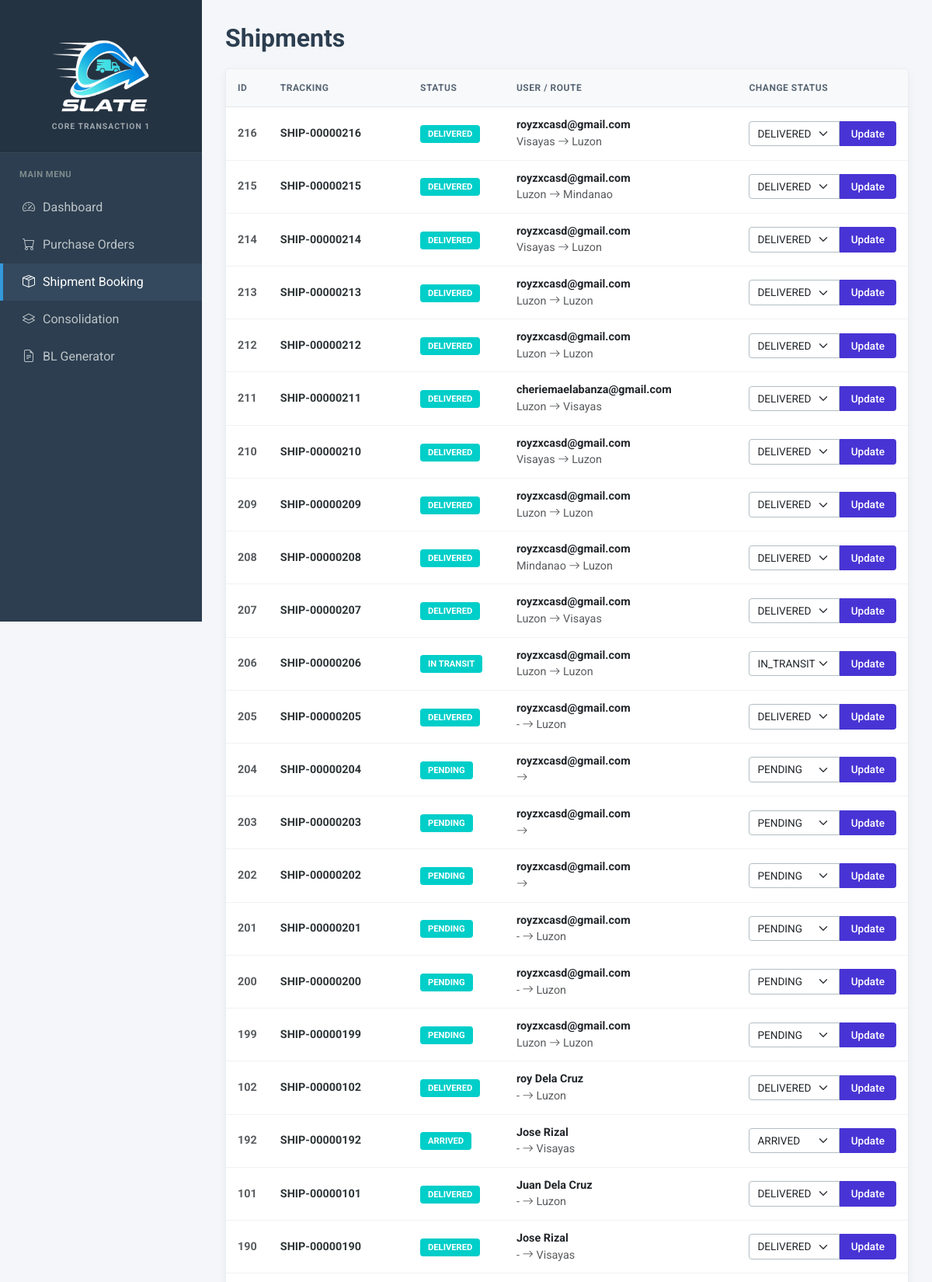
The page /driver_portal.php (signed in, upper part) on the database its author committed.
### tables this page shows
CREATE TABLE `shipments` (
  `id` int(11) NOT NULL,
  `contract_number` varchar(50) DEFAULT NULL,
  `user_id` int(11) NOT NULL,
  `sender_name` varchar(100) NOT NULL,
  `sender_contact` varchar(50) DEFAULT NULL,
  `receiver_name` varchar(100) NOT NULL,
  `receiver_contact` varchar(50) DEFAULT NULL,
  `origin_address` varchar(255) DEFAULT NULL,
  `destination_address` varchar(255) DEFAULT NULL,
  `origin_island` varchar(50) DEFAULT NULL,
  `specific_address` text DEFAULT NULL,
  `address` varchar(255) DEFAULT NULL,
  `weight` decimal(10,2) NOT NULL,
  `package_type` varchar(50) DEFAULT NULL,
  `package_description` text NOT NULL,
  `distance_km` decimal(10,2) DEFAULT 0.00,
  `price` decimal(10,2) DEFAULT 0.00,
  `sla_agreement` text DEFAULT NULL,
  `payment_method` varchar(50) DEFAULT 'Unspecified',
  `bank_name` varchar(50) DEFAULT NULL,
  `status` varchar(50) DEFAULT 'Pending',
  `payment_status` varchar(50) DEFAULT 'Pending',
  `sla_status` enum('Met','Breached','Pending') DEFAULT 'Pending',
  `proof_image` varchar(255) DEFAULT NULL,
  `created_at` timestamp NOT NULL DEFAULT current_timestamp(),
  `ip_address` varchar(45) DEFAULT NULL,
  `ai_estimated_time` varchar(100) DEFAULT 'Calculating...',
  `target_delivery_date` datetime DEFAULT NULL,
  `rating` int(11) DEFAULT 0,
  `feedback_text` text DEFAULT NULL,
  `destination_island` varchar(50) DEFAULT 'Luzon',
  `sender_email` varchar(255) DEFAULT NULL,
  `updated_at` timestamp NOT NULL DEFAULT current_timestamp() ON UPDATE current_timestamp()
);

### driver_portal.php (the view, shortened to what this page needs)
<?php
include("connection.php");
$result = mysqli_query($conn, "SELECT * FROM shipments WHERE status != 'Cancelled' ORDER BY created_at DESC");
?>
<!DOCTYPE html>
<html lang="en">
<head>
    <link href="https://cdn.jsdelivr.net/npm/bootstrap@5.3.3/dist/css/bootstrap.min.css" rel="stylesheet">
    <link href="https://cdn.jsdelivr.net/npm/bootstrap-icons@1.11.3/font/bootstrap-icons.css" rel="stylesheet">
</head>
<body>
    <div class="sidebar">
        <div class="logo-area">
            <img src="slateLogo.png" alt="Slate Logo" class="sidebar-logo-img">
            <div class="logo-sub">Core Transaction 1</div>
        </div>
        <div class="nav-category">Main Menu</div>
        <nav>
            <a href="admin.php" class="nav-link"><i class="bi bi-speedometer2"></i> Dashboard</a>
            <a href="#" class="nav-link"><i class="bi bi-cart"></i> Purchase Orders</a>
            <a href="shipment_updater.php" class="nav-link active"><i class="bi bi-box-seam"></i> Shipment Booking</a>
            <a href="#" class="nav-link"><i class="bi bi-layers"></i> Consolidation</a>
            <a href="#" class="nav-link"><i class="bi bi-file-earmark-text"></i> BL Generator</a>
        </nav>
    </div>
    <div class="main-content">
        <div class="page-header">
            <h2>Shipments</h2>
        </div>
        <div class="slate-table-container">
            <table class="table mb-0">
                <thead>
                    <tr>
                        <th style="width: 5%;">ID</th>
                        <th style="width: 25%;">Tracking</th>
                        <th style="width: 15%;">Status</th>
                        <th style="width: 25%;">User / Route</th>
                        <th style="width: 30%;">Change Status</th>
                    </tr>
                </thead>
                <tbody>
                    <?php while($r = mysqli_fetch_assoc($result)):
                        $st = $r['status'];
                        $trackID = "SHIP-" . str_pad($r['id'], 8, "0", STR_PAD_LEFT);
                    ?>
                    <tr>
                        <td class="fw-bold text-muted"><?php echo $r['id']; ?></td>
                        <td class="fw-bold" style="color: #2d3436;"><?php echo $trackID; ?></td>
                        <td><span class="badge-cyan"><?php echo $st; ?></span></td>
                        <td class="text-muted small">
                            <div class="fw-bold text-dark"><?php echo $r['sender_name']; ?></div>
                            <?php echo ($r['origin_island'] ?? '-') . ' <i class="bi bi-arrow-right"></i> ' . ($r['destination_island'] ?? '-'); ?>
                        </td>
                        <td>
                            <form method="POST">
                                <div class="update-group">
                                    <select name="status_select" class="form-select">
                                        <option value="Pending" <?php if($st=='Pending') echo 'selected'; ?>>PENDING</option>
                                        <option value="In Transit" <?php if($st=='In Transit') echo 'selected'; ?>>IN_TRANSIT</option>
                                        <option value="Arrived" <?php if($st=='Arrived') echo 'selected'; ?>>ARRIVED</option>
                                        <option value="Delivered" <?php if($st=='Delivered') echo 'selected'; ?>>DELIVERED</option>
                                    </select>
                                    <button type="submit" name="btn_update" class="btn btn-primary">Update</button>
                                </div>
                            </form>
                        </td>
                    </tr>
                    <?php endwhile; ?>
                </tbody>
            </table>
        </div>
    </div>
</body>
</html>

### driver_portal.php (style rules this page uses)
body { font-family: 'Roboto', sans-serif; background-color: #f4f6f9; margin: 0; overflow-x: hidden; }
.sidebar { width: 260px; height: 100vh; background-color: #2c3e50; color: #ecf0f1; position: fixed; top: 0; left: 0; display: flex; flex-direction: column; z-index: 1000; }
.logo-area { padding: 25px 20px; text-align: center; border-bottom: 1px solid rgba(255,255,255,0.1); background-color: #243342; }
.sidebar-logo-img { max-width: 180px; width: 100%; height: auto; display: block; margin: 0 auto 10px auto; object-fit: contain; }
.logo-sub { font-size: 0.65rem; color: #bdc3c7; text-transform: uppercase; letter-spacing: 1px; margin-top: 5px; opacity: 0.8; font-weight: bold; }
.nav-category { font-size: 0.7rem; text-transform: uppercase; color: #7f8c8d; padding: 20px 25px 10px 25px; font-weight: bold; letter-spacing: 0.5px; }
.nav-link { color: #bdc3c7; padding: 12px 25px; text-decoration: none; display: flex; align-items: center; gap: 10px; font-weight: 400; transition: 0.2s; border-left: 4px solid transparent; }
.nav-link.active { background-color: #34495e; color: white; border-left: 4px solid #3498db; }
.main-content { margin-left: 260px; padding: 30px; }
.page-header h2 { font-weight: 700; color: #2c3e50; margin-bottom: 20px; }
.slate-table-container { background: white; border-radius: 6px; box-shadow: 0 4px 12px rgba(0,0,0,0.05); overflow: hidden; border: 1px solid #eaedf1; }
.table thead th { background-color: #f8f9fa; color: #576574; font-weight: 700; text-transform: uppercase; font-size: 0.75rem; letter-spacing: 0.5px; padding: 15px; border-bottom: 1px solid #dfe6e9; }
.table tbody td { padding: 12px 15px; vertical-align: middle; color: #555; font-size: 0.9rem; border-bottom: 1px solid #f1f2f6; }
.badge-cyan { background-color: #00cec9; color: white; padding: 5px 10px; border-radius: 4px; font-size: 0.7rem; font-weight: 700; text-transform: uppercase; }
.update-group { display: flex; }
.update-group .form-select { border-radius: 4px 0 0 4px; border: 1px solid #b2bec3; font-size: 0.85rem; padding: 5px 10px; cursor: pointer; }
.update-group .btn { border-radius: 0 4px 4px 0; background-color: #4834d4; border: none; font-size: 0.85rem; padding: 5px 15px; font-weight: 500; }

### rows shown on the page
shipments: id "216", id "SHIP-00000216", status "DELIVERED", sender_name "royzxcasd@gmail.com", origin_island "Visayas", destination_island "Luzon", status_select "DELIVERED"
shipments: id "215", id "SHIP-00000215", status "DELIVERED", sender_name "royzxcasd@gmail.com", origin_island "Luzon", destination_island "Mindanao", status_select "DELIVERED"
shipments: id "214", id "SHIP-00000214", status "DELIVERED", sender_name "royzxcasd@gmail.com", origin_island "Visayas", destination_island "Luzon", status_select "DELIVERED"
shipments: id "213", id "SHIP-00000213", status "DELIVERED", sender_name "royzxcasd@gmail.com", origin_island "Luzon", destination_island "Luzon", status_select "DELIVERED"
shipments: id "212", id "SHIP-00000212", status "DELIVERED", sender_name "royzxcasd@gmail.com", origin_island "Luzon", destination_island "Luzon", status_select "DELIVERED"
shipments: id "211", id "SHIP-00000211", status "DELIVERED", sender_name "cheriemaelabanza@gmail.com", origin_island "Luzon", destination_island "Visayas", status_select "DELIVERED"
shipments: id "210", id "SHIP-00000210", status "DELIVERED", sender_name "royzxcasd@gmail.com", origin_island "Visayas", destination_island "Luzon", status_select "DELIVERED"
shipments: id "209", id "SHIP-00000209", status "DELIVERED", sender_name "royzxcasd@gmail.com", origin_island "Luzon", destination_island "Luzon", status_select "DELIVERED"
shipments: id "208", id "SHIP-00000208", status "DELIVERED", sender_name "royzxcasd@gmail.com", origin_island "Mindanao", destination_island "Luzon", status_select "DELIVERED"
shipments: id "207", id "SHIP-00000207", status "DELIVERED", sender_name "royzxcasd@gmail.com", origin_island "Luzon", destination_island "Visayas", status_select "DELIVERED"
shipments: id "206", id "SHIP-00000206", status "IN TRANSIT", sender_name "royzxcasd@gmail.com", origin_island "Luzon", destination_island "Luzon", status_select "IN_TRANSIT"
shipments: id "205", id "SHIP-00000205", status "DELIVERED", sender_name "royzxcasd@gmail.com", origin_island "-", destination_island "Luzon", status_select "DELIVERED"
shipments: id "204", id "SHIP-00000204", status "PENDING", sender_name "royzxcasd@gmail.com", status_select "PENDING"
shipments: id "203", id "SHIP-00000203", status "PENDING", sender_name "royzxcasd@gmail.com", status_select "PENDING"
shipments: id "202", id "SHIP-00000202", status "PENDING", sender_name "royzxcasd@gmail.com", status_select "PENDING"
shipments: id "201", id "SHIP-00000201", status "PENDING", sender_name "royzxcasd@gmail.com", origin_island "-", destination_island "Luzon", status_select "PENDING"
shipments: id "200", id "SHIP-00000200", status "PENDING", sender_name "royzxcasd@gmail.com", origin_island "-", destination_island "Luzon", status_select "PENDING"
shipments: id "199", id "SHIP-00000199", status "PENDING", sender_name "royzxcasd@gmail.com", origin_island "Luzon", destination_island "Luzon", status_select "PENDING"
shipments: id "102", id "SHIP-00000102", status "DELIVERED", sender_name "roy Dela Cruz", origin_island "-", destination_island "Luzon", status_select "DELIVERED"
shipments: id "192", id "SHIP-00000192", status "ARRIVED", sender_name "Jose Rizal", origin_island "-", destination_island "Visayas", status_select "ARRIVED"
shipments: id "101", id "SHIP-00000101", status "DELIVERED", sender_name "Juan Dela Cruz", origin_island "-", destination_island "Luzon", status_select "DELIVERED"
shipments: id "190", id "SHIP-00000190", status "DELIVERED", sender_name "Jose Rizal", origin_island "-", destination_island "Visayas", status_select "DELIVERED"
